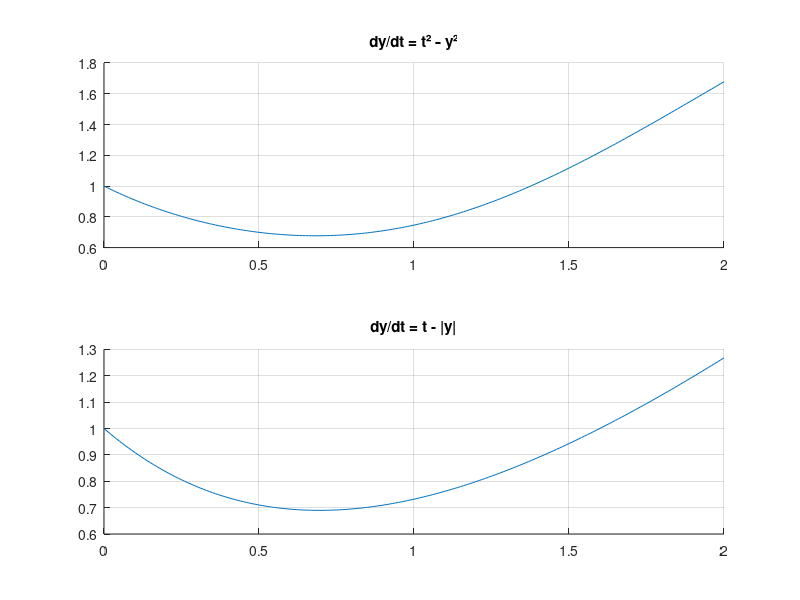

Write MATLAB code to recreate this figure.
%Exercise 2
%Euler's approximation for a differential equation



%(i)

h = 0.01;
t = 0 : 0.01 : 2;
y = zeros(length(t), 1);

y(1) = 1;

for i = 2 : length(t)
    y(i) = y(i-1) + h*(t(i-1)^2-y(i-1)^2);
end

subplot(2,1,1);
hold on;
title('dy/dt = t² - y²');
plot(t, y);
grid on;
hold off;

%(ii)
i = 2;
while(i <= length(t))
    y(i) = y(i-1) + h*(t(i-1) - norm(y(i-1)));
    
    i = i+1;
end

subplot(2,1,2);
hold on;
title('dy/dt = t - |y|');
plot(t, y);
grid on;
hold off;
